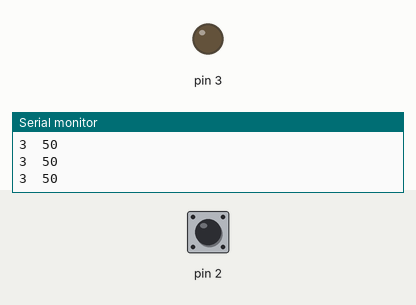
Recording of a sketch running on a simulated Arduino Uno, built with avr-gcc and run on an emulated ATmega328P. Parts: output pins drawn as LEDs (lit = HIGH), the last lines printed to the serial monitor. The test bench sets the inputs (shaded band); at power-on: pin 2 HIGH.

Above: at 1.2 s.
1.3 s: pin 2 pulled LOW for 0.15 s
At 1.38 s:
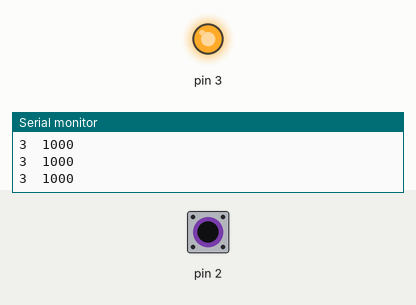
2.9 s: pin 2 pulled LOW for 1 s
At 4.6 s:
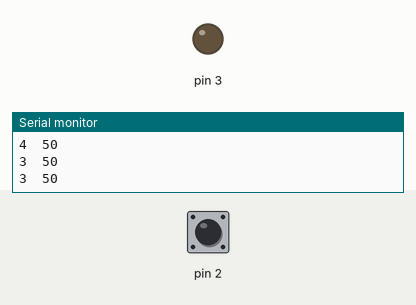
6.9 s: pin 2 pulled LOW for 3.2 s
At 8.1 s:
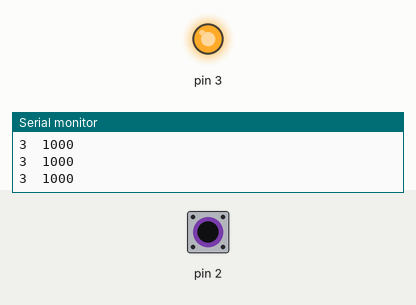
Timing chart, 0 to 11.6 s (numbered marks = the images above; inputs shaded):
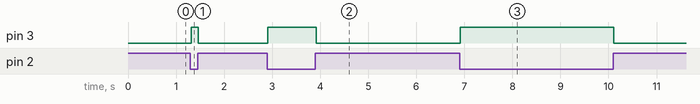

The sketch:

ICA3Capacitor.ino
```cpp
#include <CapacitiveSensor.h>

CapacitiveSensor cs_4_2 = CapacitiveSensor(4, 2); // 1 megohm resistor between pins 4 & 2, pin 2 is sensor pin, add wire, metal thing
int mappedOut = 0;

void setup()
{
  cs_4_2.set_CS_AutocaL_Millis(0xFFFFFFFF); // turn off autocalibrate on channel 1 - just as an example
  Serial.begin(9600);
}

void loop()
{
  long start = millis();
  long total1 = cs_4_2.capacitiveSensor(30);

  Serial.print(millis() - start); // check on performance in milliseconds
  Serial.print("\t");             // tab character for debug window spacing

  delay(10); // arbitrary delay to limit data to serial port
  total1 = constrain(total1, 50, 1000);
  mappedOut = map(total1, 50, 1000, 0, 255);
  analogWrite(3, mappedOut);

  Serial.println(total1); // print sensor output 1
}
```

Measured:
- after the input at 1.3 s, pin 3: LOW → HIGH at once, → LOW 0.15 s later
- after the input at 2.9 s, pin 3: LOW → HIGH at once, → LOW 1.0 s later
- after the input at 6.9 s, pin 3: LOW → HIGH at once, → LOW 3.2 s later
